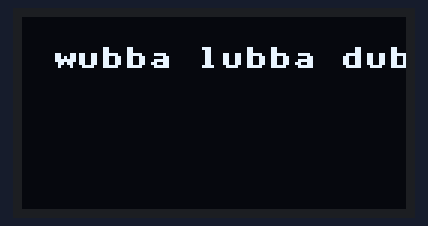
The program below on a simulated MicroPython board. Parts: 128×64 one-colour display. WiFi joins after 1.5 s; library files of the repository ran but are not shown: ssd1306.py.

Above: at 0.06 s.
At 5.18 s:
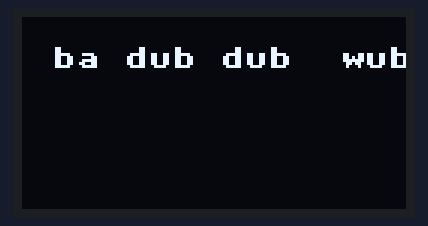
At 10.02 s:
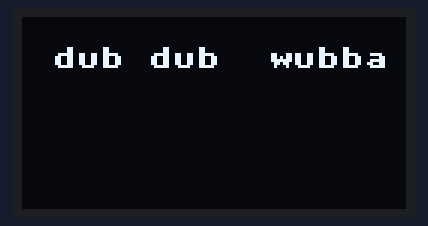
At 19.98 s:
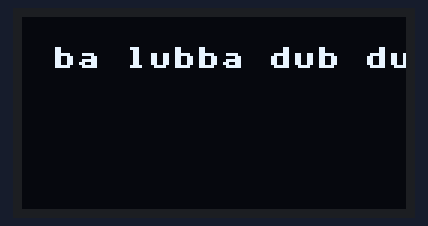
At 29.94 s:
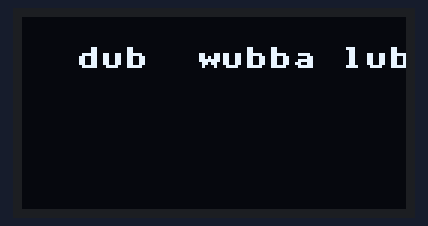
At 39.9 s:
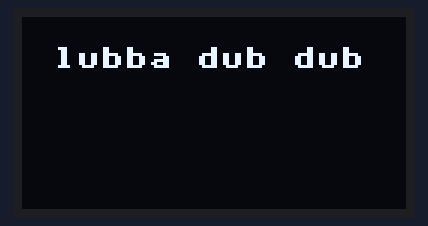

The program:

main.py
```python
from time import sleep_ms
from machine import Pin, I2C
from ssd1306 import SSD1306_I2C

i2c = I2C(-1, Pin(4),Pin(5),freq=400000) # Bitbanged I2C bus
assert 60 in i2c.scan(), "No OLED display detected!"
oled = SSD1306_I2C(128, 64, i2c)
buf = "wubba lubba dub dub  "
oled.invert(0) # White text on black background
oled.contrast(255) # Maximum contrast
j = 0

while True:
    oled.fill(0)
    oled.text(buf[j%len(buf):]+buf, 10, 10)
    oled.show()
    sleep_ms(20)
    j += 1
```

boot.py
```python
# Connect to wireless network as client
import network
wlan = network.WLAN(network.STA_IF)
wlan.active(True)
wlan.connect("k-space.ee guest")
```
